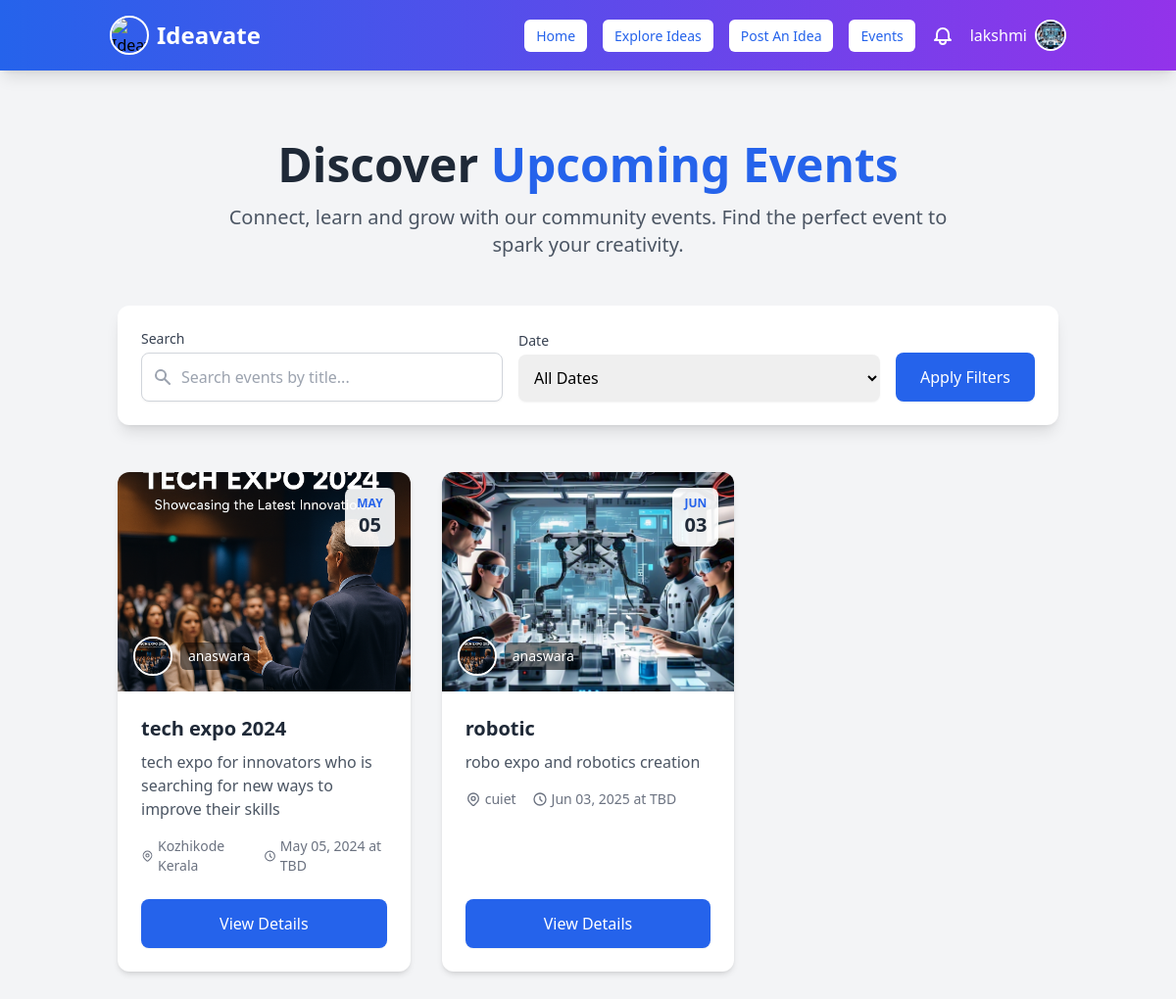
The app's page /events/ (signed in) with its own data.
### myapp/models.py (models this page shows, shortened)
class User(AbstractUser):
    is_user = models.BooleanField(default=False)
    is_organization = models.BooleanField(default=False)
    groups = models.ManyToManyField(Group, related_name="custom_user_groups", blank=True)
    user_permissions = models.ManyToManyField(Permission, related_name="custom_user_permissions", blank=True)

class UserProfile(models.Model):
    user = models.OneToOneField(User, on_delete=models.CASCADE, related_name="user_profile")
    profession = models.CharField(max_length=255, blank=True, null=True)  # Example: Entrepreneur, Developer
    expertise = models.CharField(max_length=255, blank=True, null=True)  # Example: AI, Marketing, FinTech
    bio = models.TextField(blank=True, null=True)  # Short user description
    profile_picture = models.ImageField(upload_to="profile_pics/", blank=True, null=True)
    class Meta:
        verbose_name = "User Profile"
        verbose_name_plural = "User Profiles"

class PostEvent(models.Model):
    title = models.CharField(max_length=255)
    description = models.TextField()
    date = models.DateField()
    location = models.CharField(max_length=255)
    user = models.ForeignKey(User, on_delete=models.CASCADE)
    image = models.ImageField(upload_to="event_images/", blank=True, null=True)  # ✅ Add this field

class OrganizationProfile(models.Model):
    user = models.OneToOneField(User, on_delete=models.CASCADE, related_name="organization_profile")
    company_name = models.CharField(max_length=255, unique=True)
    description = models.TextField(blank=True, null=True)
    job_title = models.CharField(max_length=255)  # Role of the user in the company
    profile_picture = models.ImageField(upload_to="organization_profiles/", blank=True, null=True)
    class Meta:
        verbose_name = "Organization_Profile"
        verbose_name_plural = "Organization_Profiles"

### myapp/views.py (the view, shortened to what this page needs)
# urls.py: path("events/",views.events_view, name="events"),
@login_required(login_url='signin')
def events_view(request):
    query = request.GET.get('q', '')
    date_filter = request.GET.get('date', '')
    events = PostEvent.objects.filter(user__is_organization=True).select_related('user__organization_profile')
    if query:
        events = events.filter(title__icontains=query)
    return render(request, "events.html", {
        'events': events,
    })

### templates/events.html (shortened to what this page needs)
{% extends "navbar.html" %}
{% load static %}
{% block content %}
<div class="container mx-auto px-4 py-12 md:py-16">
    <div class="text-center mb-12">
        <h1 class="text-4xl md:text-5xl font-bold text-gray-800 mb-4">Discover <span class="text-blue-600">Upcoming Events</span></h1>
        <p class="text-lg md:text-xl text-gray-600 max-w-3xl mx-auto">
            Connect, learn and grow with our community events. Find the perfect event to spark your creativity.
        </p>
    </div>
    <div class="bg-white rounded-xl shadow-lg p-6 mb-12 max-w-6xl mx-auto">
        <form method="GET" action="{% url 'events' %}" class="space-y-4 md:space-y-0 md:flex md:items-end md:space-x-4">
            <div class="flex-1">
                <label for="search" class="block text-sm font-medium text-gray-700 mb-1">Search</label>
                <div class="relative">
                    <div class="absolute inset-y-0 left-0 pl-3 flex items-center pointer-events-none">
                    </div>
                    <input type="text" id="search" name="q" value="{{ request.GET.q }}" placeholder="Search events by title..."
                        class="block w-full pl-10 pr-3 py-3 border border-gray-300 rounded-lg shadow-sm focus:ring-blue-500 focus:border-blue-500 text-base">
                </div>
            </div>
            <div class="flex-1">
                <label for="date" class="block text-sm font-medium text-gray-700 mb-1">Date</label>
                <select id="date" name="date" class="mt-1 block w-full pl-3 pr-10 py-3 text-base border-gray-300 focus:outline-none focus:ring-blue-500 focus:border-blue-500 rounded-lg shadow-sm">
                    <option value="">All Dates</option>
                </select>
            </div>
            <button type="submit" class="w-full md:w-auto px-6 py-3 border border-transparent text-base font-medium rounded-lg shadow-sm text-white bg-blue-600 hover:bg-blue-700 focus:outline-none focus:ring-2 focus:ring-offset-2 focus:ring-blue-500 transition duration-150 ease-in-out">
                Apply Filters
            </button>
        </form>
    </div>
    {% if events %}
    <div class="grid grid-cols-1 sm:grid-cols-2 lg:grid-cols-3 gap-8">
        {% for event in events %}
        <div class="bg-white rounded-xl shadow-md overflow-hidden hover:shadow-xl transition-shadow duration-300 ease-in-out transform hover:-translate-y-1 flex flex-col h-full">
            <div class="relative">
                <img src="{{ event.image.url }}" alt="{{ event.title }}" class="w-full h-48 md:h-56 object-cover">
                <div class="absolute top-4 right-4 bg-white bg-opacity-90 rounded-lg shadow-md px-3 py-2 text-center">
                    <div class="text-xs font-bold text-blue-600 uppercase">{{ event.date|date:"M" }}</div>
                    <div class="text-xl font-bold text-gray-800">{{ event.date|date:"d" }}</div>
                </div>
                <div class="absolute bottom-4 left-4 flex items-center">
                    <a href="{% url 'organization_profile' event.user.username %}" class="group">
                        <div class="flex items-center">
                            {% if event.user.organization_profile.profile_picture %}
                                <img src="{{ event.user.organization_profile.profile_picture.url }}"
                                     class="h-10 w-10 rounded-full object-cover border-2 border-white shadow-md group-hover:border-blue-300 transition">
                            {% else %}
                                <img src="{% static 'images/default-profile.png' %}"
                                     class="h-10 w-10 rounded-full object-cover border-2 border-white shadow-md group-hover:border-blue-300 transition">
                            {% endif %}
                            <span class="ml-2 text-white font-medium text-sm bg-black bg-opacity-50 px-2 py-1 rounded-md group-hover:text-blue-200 transition">
                                {{ event.user.username }}
                            </span>
                        </div>
                    </a>
                </div>
            </div>
            <div class="p-6 flex flex-col flex-grow">
                <div class="flex-grow">
                    <h3 class="text-xl font-bold text-gray-800 mb-2">{{ event.title }}</h3>
                    <p class="text-gray-600 mb-4">{{ event.description|truncatewords:20 }}</p>
                    <div class="flex items-center text-sm text-gray-500 space-x-4 mt-4">
                        <div class="flex items-center">
                            {{ event.location|default:"Online" }}
                        </div>
                        <div class="flex items-center">
                            <svg class="h-4 w-4 mr-1" fill="none" stroke="currentColor" viewBox="0 0 24 24">
                                <path stroke-linecap="round" stroke-linejoin="round" stroke-width="2" d="M12 8v4l3 3m6-3a9 9 0 11-18 0 9 9 0 0118 0z"/>
                            </svg>
                            {{ event.date|date:"M d, Y" }} at {{ event.time|default:"TBD" }}
                        </div>
                    </div>
                </div>
                <div class="mt-6">
                    <a href="{% url 'event_details' event.id %}" class="block w-full text-center px-6 py-3 border border-transparent text-base font-medium rounded-lg text-white bg-blue-600 hover:bg-blue-700 shadow-sm transition duration-150 ease-in-out">
                        View Details
                    </a>
                </div>
            </div>
        </div>
        {% endfor %}
    </div>
    {% endif %}
</div>
{% endblock %}

### templates/navbar.html (shortened to what this page needs)
{% load static %}
<!DOCTYPE html>
<html lang="en">
<head>
  <script src="https://cdn.tailwindcss.com"></script>
</head>
<body class="bg-gray-100">
  <nav class="bg-gradient-to-r from-blue-600 to-purple-600 shadow-lg py-4 fixed w-full top-0 z-50">
    <div class="container mx-auto flex flex-wrap justify-between items-center px-6">
      <div class="flex items-center space-x-2">
        <img class="h-10 w-10 rounded-full border-2 border-white object-cover"
             src="https://sdmntprsouthcentralus.oaiusercontent.com/files/00000000-0278-61f7-b4ea-7d10b20b69cb/raw?se=2025-05-05T21%3A30%3A44Z&sp=r&sv=2024-08-04&sr=b&scid=4c8e70e2-16cd-5abf-8647-44f968b0a672&skoid=f0c3f613-0f9b-4a8a-a29a-c1a910343ad7&sktid=a48cca56-e6da-484e-a814-9c849652bcb3&skt=2025-05-05T10%3A26%3A38Z&ske=2025-05-06T10%3A26%3A38Z&sks=b&skv=2024-08-04&sig=podV5K3xPyxlE5dahytUbL3hhyrzo/4smHO7KBfd/F4%3D"
             alt="Ideavate Logo">
        <a href="{% url 'home' %}" class="text-white text-2xl font-bold hover:opacity-90 transition">Ideavate</a>
      </div>
      <div id="nav-links" class="w-full md:flex md:items-center md:w-auto hidden">
        <div class="flex flex-col md:flex-row md:space-x-4 w-full md:w-auto items-center">
          {% if user.is_authenticated %}
            {% if user.is_superuser %}
              <a href="{% url 'admin_dashboard' %}" class="nav-button">Admin Dashboard</a>
            {% else %}
              {% if user.is_user %}
                <a href="{% url 'home' %}" class="nav-button">Home</a>
                <a href="{% url 'idea_list' %}" class="nav-button">Explore Ideas</a>
                <a href="{% url 'post_idea' %}" class="nav-button">Post An Idea</a>
                <a href="{% url 'events' %}" class="nav-button">Events</a>
              {% elif user.is_organization %}
                <a href="{% url 'home' %}" class="nav-button">Home</a>
                <a href="{% url 'idea_list' %}" class="nav-button">Explore Ideas</a>
                <a href="{% url 'events' %}" class="nav-button">Events</a>
                <a href="{% url 'post_event' %}" class="nav-button">Post Events</a>
              {% endif %}
              <a href="{% url 'notifications' %}" class="relative text-white hover:text-blue-300">
              </a>
              <div class="relative flex items-center space-x-2 ml-2">
                <span class="text-white font-medium">{{ user.username }}</span>
                <button onclick="toggleDropdown(event)" class="focus:outline-none">
                  {% if user.is_user and user.user_profile.profile_picture %}
                    <img
                      src="{{ user.user_profile.profile_picture.url }}"
                      alt="Profile"
                      class="h-8 w-8 rounded-full border-2 border-white object-cover"
                    />
                  {% elif user.is_organization and user.organization_profile.profile_picture %}
                    <img
                      src="{{ user.organization_profile.profile_picture.url }}"
                      alt="Company"
                      class="h-8 w-8 rounded-full border-2 border-white object-cover"
                    />
                  {% else %}
                    <img
                      src="{% static 'images/default-profile.png' %}"
                      alt="Default"
                      class="h-8 w-8 rounded-full border-2 border-white object-cover"
                    />
                  {% endif %}
                </button>
              </div>
            {% endif %}
          {% else %}
            <a href="{% url 'signin' %}" class="nav-button">Sign In</a>
            <a href="{% url 'signup' %}" class="nav-button">Sign Up</a>
          {% endif %}
        </div>
      </div>
    </div>
  </nav>
  <div class="container mx-auto px-4 py-20">
    {% block content %}{% endblock %}
  </div>
</body>
</html>

### templates/navbar.html (style rules this page uses)
.nav-button { padding: 6px 12px; font-size: 14px; background: white; color: #2563eb; font-weight: 500; border-radius: 6px; transition: background 0.3s ease-in-out; }

### records on screen
User: username "lakshmi", user_profile.profile_picture (picture)
PostEvent: image (picture), date "MAY", date "05", user.organization_profile.profile_picture (picture), user.username "anaswara", title "tech expo 2024", description "tech expo for innovators who is searching for new ways to improve their skills", location "Kozhikode Kerala", date "May 05, 2024", time "TBD"
PostEvent: image (picture), date "JUN", date "03", user.organization_profile.profile_picture (picture), user.username "anaswara", title "robotic", description "robo expo and robotics creation", location "cuiet", date "Jun 03, 2025", time "TBD"
